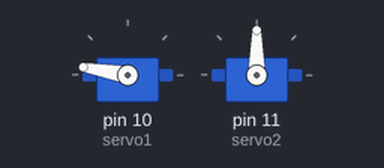
Recording of a sketch running on a simulated Arduino Uno, built with avr-gcc and run on an emulated ATmega328P. On the bench: 2 × servo.

Above: at 0.05 s.
At 2.0 s:
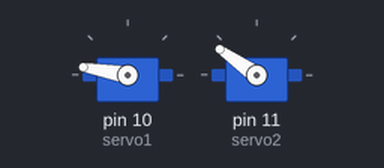
At 4.0 s:
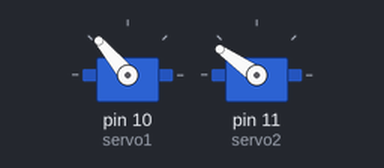
Timing chart, 0 to 5.2 s (numbered marks = the images above):
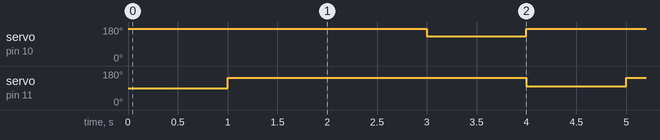

Measured:
- by itself, servo on pin 10 (servo1): alternates 170° for 3.0 s and 130° for 1.0 s
- by itself, servo on pin 11 (servo2): alternates 145° for 3.0 s and 100° for 1.0 s

The sketch:

servo.ino
```cpp
#include <Servo.h>                // Incluye la libreria Servo

Servo servo1;
Servo servo2;// subir


void setup()
{
  servo1.attach(10,800,1500);
  servo2.attach(11,800,1500);

}

void loop()
{
  servo1.write(170);
  delay(1000);
    servo2.write(145);
    delay(2000);
    servo1.write(130);
    delay(1000);
    servo2.write(100);


  }
```
